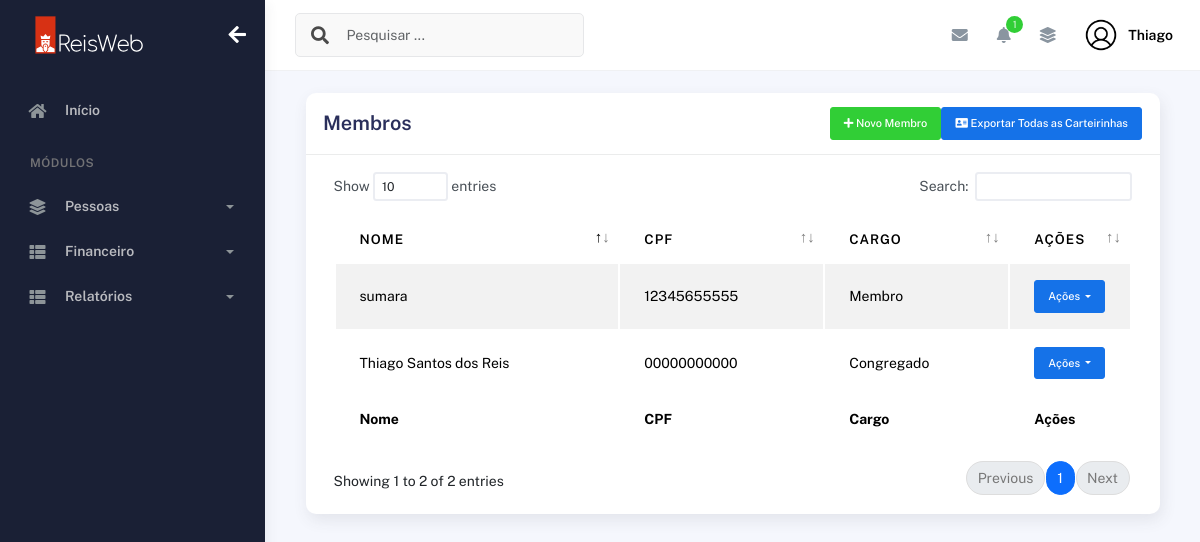
Page /index/membros/ (signed in) on the earlier database version.
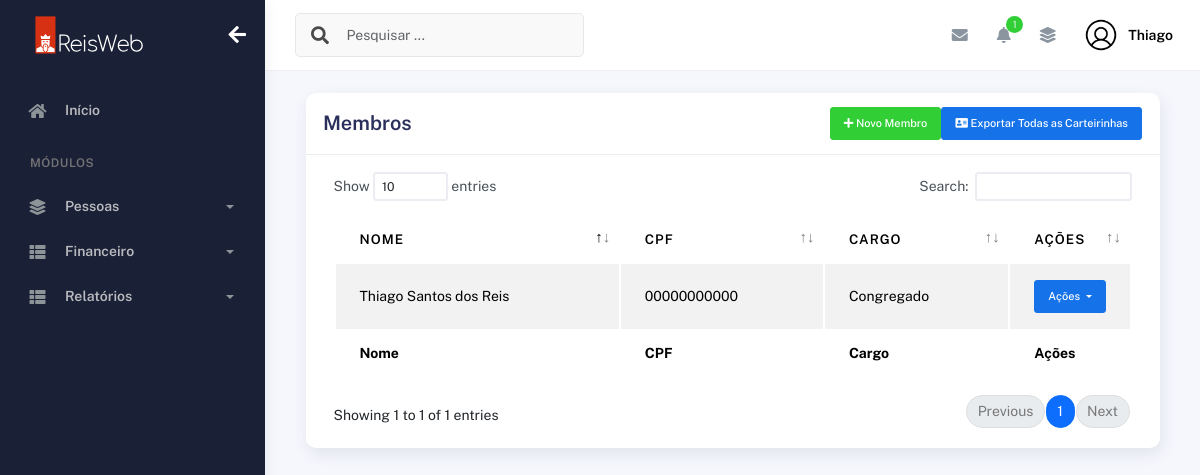
Same page on the later database version.
### plataformaigreja/models.py (models this page shows, shortened)
class Membros(models.Model):
    choices_sexo = (('F', 'Feminino'),
                    ('M', 'Masculino'))
    choices_cargo = (('A', 'Auxiliar'),
                     ('C', 'Congregado'),
                     ('Cr', 'Crianças'),
                     ('Da', 'Diaconisa'),
                     ('D', 'Diácono'),
                     ('E', 'Evangelista'),
                     ('J', 'Jovem'),
                     ('Mb', 'Membro'),
                     ('Mi', 'Missionário(a)'),
                     ('Pr', 'Pastor'),
                     ('P', 'Presbítero'))
    nome = models.CharField(max_length=50)
    sexo = models.CharField(max_length=1, choices=choices_sexo)
    cpf = models.CharField(max_length=20, blank=True, null=True)
    email = models.EmailField(blank=True, null=True)
    telefone = models.CharField(max_length=19, blank=True, null=True)
    endereco = models.CharField(max_length=100, blank=True, null=True)
    foto = models.ImageField(upload_to="img_membros", null=True, blank=True)
    data_nascimento = models.DateField(null=True, blank=True)
    data_batismo = models.DateField(null=True, blank=True)
    cargo = models.CharField(max_length=2, choices=choices_cargo)
    pastor = models.ForeignKey(
        User,
        on_delete=models.CASCADE
    )

### plataformaigreja/views.py (the view, shortened to what this page needs)
# urls.py: path('membros/', views.membros, name='membros'),
@login_required(login_url='/usuarios/login')
def membros(request):
    if request.method == "GET":
        membros = Membros.objects.filter(pastor=request.user)
        return render(request, 'membros.html', {'membros': membros})

### plataformaigreja/templates/membros.html (shortened to what this page needs)
{% extends "bases/base_plataformaigreja.html" %}
{% load static %}
{% block 'conteudo' %}
  <div class="container">
    <div class="page-inner">
      <div class="col-md-12">
        <div class="card">
          <div class="card-header">
            <div class="d-flex align-items-center">
              <h4 class="card-title">Membros</h4>
                <button class="btn btn-success ms-auto btn-sm" data-bs-toggle="modal" data-bs-target="#addRowModal">
                  <i class="fa fa-plus"></i>
                  Novo Membro
                </button>
                <a href="{% url 'exportar_todas_carteirinhas' %}" class="btn btn-primary btn-sm"><i class="fas fa-address-card"></i> Exportar Todas as Carteirinhas</a>
            </div>
          </div>
        <div class="card-body">
                    <div class="table-responsive">
                      <table
                        id="add-row"
                        class="display table table-striped table-hover"
                      >
                        <thead>
                          <tr>
                            <th>Nome</th>
                            <th>CPF</th>
                            <th>CARGO</th>
                            <th style="width: 10%">Ações</th>
                          </tr>
                        </thead>
                        <tfoot>
                          <tr>
                            <th>Nome</th>
                            <th>CPF</th>
                            <th>Cargo</th>
                            <th>Ações</th>
                          </tr>
                        </tfoot>
                        <tbody>
                          {% for membro in membros %}
                            <tr>
                              <td>{{membro.nome}}</td>
                              <td>{{membro.cpf | default:"000.000.000-00"}}</td>
                              <td>
                                {% if membro.cargo == "Mb" %}
                                  Membro
                                {% elif membro.cargo == "A" %}
                                  Auxiliar
                                {% elif membro.cargo == "C" %}
                                  Congregado
                                {% elif membro.cargo == "Cr" %}
                                  Crianças
                                {% elif membro.cargo == "Da" %}
                                  Diaconisa
                                {% elif membro.cargo == "D" %}
                                  Diácono
                                {% elif membro.cargo == "E" %}
                                  Evangelista
                                {% elif membro.cargo == "J" %}
                                  Jovem
                                {% elif membro.cargo == "Mi" %}
                                  Missionário(a)
                                {% elif membro.cargo == "Pr" %}
                                  Pastor
                                {% elif membro.cargo == "P" %}
                                  Presbítero
                                {% endif %}
                              </td>
                              <td>
                                  <button id="btnGroupDrop1" type="button" class="btn btn-primary btn-sm dropdown-toggle" data-bs-toggle="dropdown" aria-expanded="false">
                                    Ações
                                  </button>
                              </td>
                            </tr>
                          {% endfor %}
                        </tbody>
                      </table>
                    </div>
                  </div>
                </div>
              </div>
            </div>
          </div>
        </div>
      </div>
    </div>
{% endblock %}

Differences in the rows shown:
removed Membros: nome "sumara", cpf "12345655555", cargo "Membro"
Other differences:
text written by a page script: "Show entries Search: Showing 1 to 2 of 2 entries Previous 1 Next" → "Show entries Search: Showing 1 to 1 of 1 entries Previous 1 Next"
